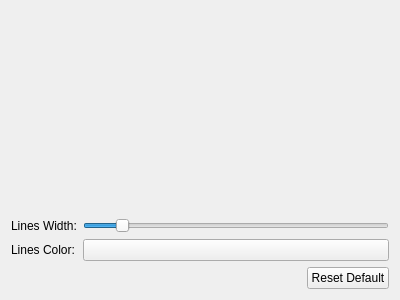
<?xml version="1.0" encoding="UTF-8"?>
<ui version="4.0">
 <class>vcl::qt::BoundingBoxEditorSettingsFrame</class>
 <widget class="QFrame" name="vcl::qt::BoundingBoxEditorSettingsFrame">
  <property name="geometry">
   <rect>
    <x>0</x>
    <y>0</y>
    <width>400</width>
    <height>300</height>
   </rect>
  </property>
  <property name="windowTitle">
   <string>Frame</string>
  </property>
  <layout class="QGridLayout" name="gridLayout">
   <item row="1" column="0">
    <widget class="QLabel" name="linesWidthLabel">
     <property name="text">
      <string>Lines Width:</string>
     </property>
    </widget>
   </item>
   <item row="0" column="0" colspan="2">
    <widget class="vcl::qt::EditModeSettingsFrame" name="editModeFrame">
     <property name="frameShape">
      <enum>QFrame::Shape::NoFrame</enum>
     </property>
     <property name="frameShadow">
      <enum>QFrame::Shadow::Plain</enum>
     </property>
    </widget>
   </item>
   <item row="1" column="1">
    <widget class="QSlider" name="linesWidthSlider">
     <property name="minimum">
      <number>1</number>
     </property>
     <property name="maximum">
      <number>10</number>
     </property>
     <property name="value">
      <number>2</number>
     </property>
     <property name="orientation">
      <enum>Qt::Orientation::Horizontal</enum>
     </property>
    </widget>
   </item>
   <item row="2" column="0">
    <widget class="QLabel" name="label">
     <property name="text">
      <string>Lines Color:</string>
     </property>
    </widget>
   </item>
   <item row="2" column="1">
    <widget class="vcl::qt::ColorPushButton" name="colorPushButton">
     <property name="text">
      <string/>
     </property>
    </widget>
   </item>
   <item row="3" column="0" colspan="2">
    <layout class="QHBoxLayout" name="horizontalLayout">
     <item>
      <spacer name="horizontalSpacer">
       <property name="orientation">
        <enum>Qt::Orientation::Horizontal</enum>
       </property>
       <property name="sizeHint" stdset="0">
        <size>
         <width>40</width>
         <height>20</height>
        </size>
       </property>
      </spacer>
     </item>
     <item>
      <widget class="QPushButton" name="resetDefaultButton">
       <property name="text">
        <string>Reset Default</string>
       </property>
      </widget>
     </item>
    </layout>
   </item>
  </layout>
 </widget>
 <customwidgets>
  <customwidget>
   <class>vcl::qt::EditModeSettingsFrame</class>
   <extends>QFrame</extends>
   <header>vclib/qt/gui/editor_settings_frames/edit_mode_settings_frame.h</header>
   <container>1</container>
  </customwidget>
  <customwidget>
   <class>vcl::qt::ColorPushButton</class>
   <extends>QPushButton</extends>
   <header>vclib/qt/gui/color_push_button.h</header>
  </customwidget>
 </customwidgets>
 <resources/>
 <connections/>
</ui>
